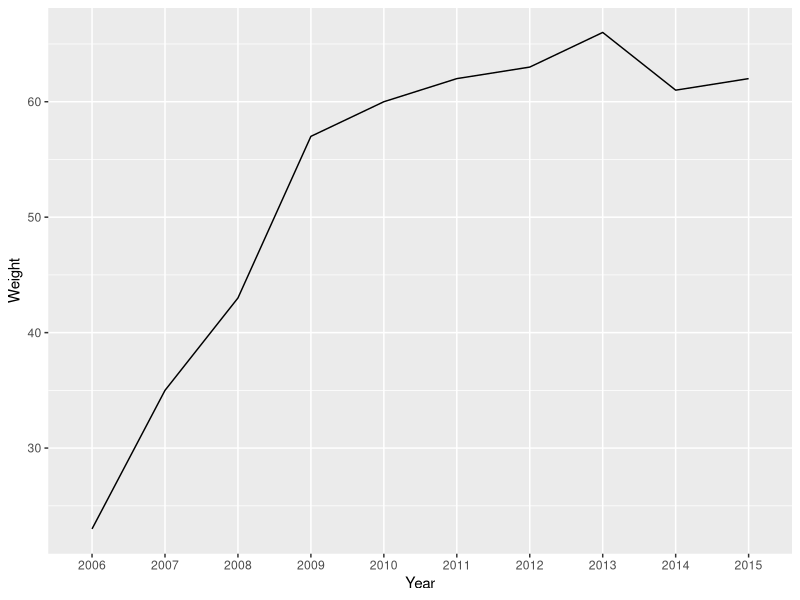
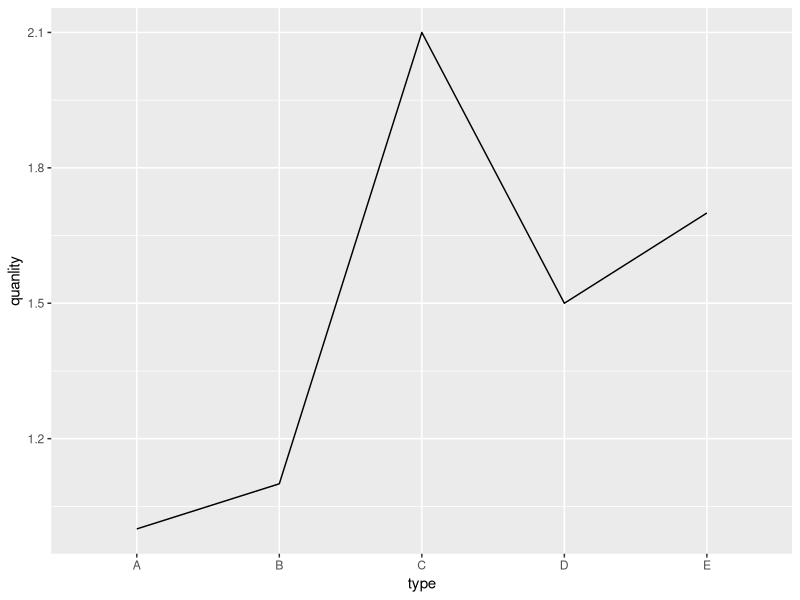
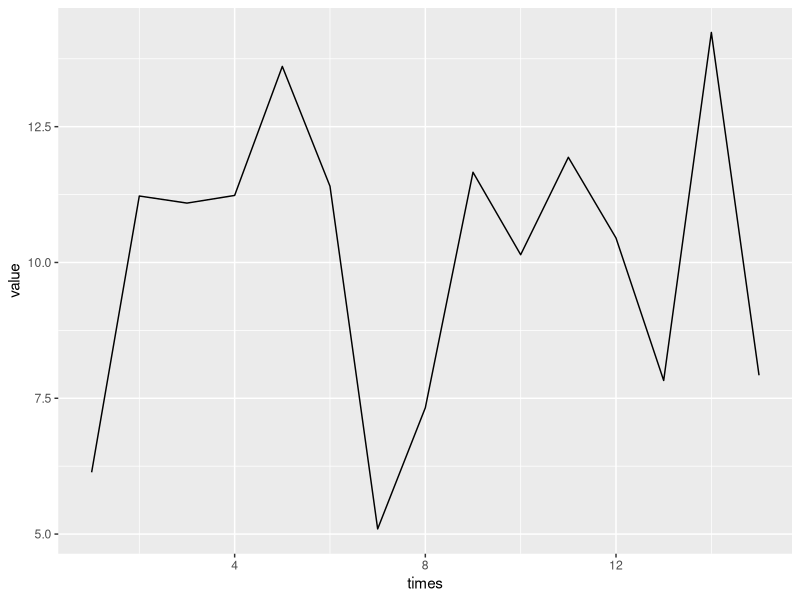

The R source for these figures, in order: (Note: this script raises an error after producing the figures.)
#一、绘制单条折线图：
library(ggplot2)
#有关时间序列的折线图
library(lubridate)    #处理日期时间相关的R包，非常有用，强烈推荐
Year <- year(seq(from = as.Date('2006-01-01'), to = as.Date('2015-01-01'), by = 'year'))
Weight <- c(23,35,43,57,60,62,63,66,61,62)
df <- data.frame(Year = Year, Weight = Weight)
ggplot(data = df, mapping = aes(x = factor(Year), y = Weight, group = 1)) + geom_line() + xlab('Year')

#有关离散变量的折线图
type <- c('A','B','C','D','E')
quanlity <- c(1,1.1,2.1,1.5,1.7)
df <- data.frame(type = type, quanlity = quanlity)
ggplot(data = df, mapping = aes(x = type, y = quanlity, group = 1)) + geom_line()

#有关连续变量的折线图
set.seed(1234)
times <- 1:15
value <- runif(15,min = 5,max = 15)
df <- data.frame(times = times, value = value)
ggplot(data = df, mapping = aes(x = times, y = value)) + geom_line()

#善于发现的你，可能会注意到上面三段代码有一个重要的不同之处，那就是第一段和第二段代码中含有‘group = 1’的设置。
#这样做是因为横坐标的属性设置为了因子，即将连续型的年份和离散型的字符转换为因子，如果不添加‘group = 1’这样的条件，
#绘图将会报错。故务必需要记住这里的易犯错误的点！

#往折线图中添加标记（点）
#当数据点密度比较小或采集分布(间隔)不均匀时，为折线图做上标记将会产生非常好的效果。处理的方法非常简单，
#只需在折线图的基础上再加上geom_point()函数即可。
set.seed(1234)
year <- c(1990,1995,2000,2003,2005,2006,2007,2008,2009,2010,2011,2012,2013,2014,2015)
value <- runif(15, min = 10, max = 50)
df <- data.frame(year = year, value = vlaue)
ggplot(data = df, mapping = aes(x = year, y = value)) + geom_line() + geom_point()




#二、绘制多条折线图
#上面绘制的都是单条这折线图，对于两个或两个以上的折线图该如何绘制呢？
#也很简单，只需将其他离散变量赋给诸如colour(线条颜色)和linetype(线条形状)的属性即可，具体参见下文例子。

#基于颜色的多条折线图
set.seed(1234)
year <- rep(1990:2015, times = 2)
type <- rep(c('A','B'),each = 26)
value <- c(runif(26),runif(26, min = 1,max = 1.5))
df <- data.frame(year = year, type = type, value = value)
ggplot(data = df, mapping = aes(x = year, y = value, colour = type)) + geom_line()
#基于形状的多条折线图
ggplot(data = df, mapping = aes(x = year, y = value, linetype = type)) + geom_line()
#注：同样需要注意的是，在绘制多条折线图时，如果横坐标为因子，必须还得加上‘group=分组变量’的参数，否则报错或绘制出错误的图形。



#以上绘制的折线图，均采用默认格式，不论是颜色、形状、大小还是透明度，均没有给出自定义的格式。其实ggplot2包也是允许用户根据自己的想法设置这些属性的。
#自定义线条或点的颜色--scale_color_manual()
#自定义线条类型--scale_linetype_manual()
#自定义点的形状--scale_shape_manual()
#自定义点的大小或线条的宽度--scale_size_manual()
#自定义透明度--scale_alpha_manual()
ggplot(data = df, mapping = aes(x = year, y = value, linetype = type, colour = type, 
                                shape = type, fill = type)) + geom_line() + geom_point()+ 
  scale_linetype_manual(values = c(1,2)) + 
  scale_color_manual(values = c('steelblue','darkred')) + 
  scale_shape_manual(values = c(21,23)) + 
  scale_fill_manual(values = c('red','black'))


#三、绘制堆积面积图
#绘制堆叠的面积图只需要geom_area()函数再加上一个离散变量映射到fill就可以轻松实现，先忙咱小试牛刀一下。
set.seed(1234)
year <- rep(1990:2015, times = 2)
type <- rep(c('A','B'),each = 26)
value <- c(runif(26),runif(26, min = 1,max = 1.5))
df <- data.frame(year = year, type = type, value = value)
ggplot(data = df, mapping = aes(x = year, y = value, fill = type)) + geom_area()
#堆叠的顺序与图例的顺序相同，加入guides()函数
ggplot(data = df, mapping = aes(x = year, y = value, fill = type)) + geom_area() + 
  guides(fill = guide_legend(reverse = TRUE))
#为每一块面积图的顶部加上一条直线
ggplot(data = df, mapping = aes(x = year, y = value, fill = type)) + 
  geom_area(colour = 'black', size =1, alpha = 0.7) + 
  guides(fill = guide_legend(reverse = TRUE))
#其中，colour设置面积图边框的颜色；size设置边框线的粗细；alpha设置面积图和边框线的透明度。

ggplot(data = df, mapping = aes(x = year, y = value, fill = type)) + 
  geom_area(alpha = 0.6) + 
  geom_line(colour = 'black', size = 1, position = 'stack', alpha = 0.6) + 
  guides(fill = guide_legend(reverse = TRUE))
#该方法是通过添加堆叠线条（必须设置geom_line()中position参数为‘stack’，否则只是添加了两条线，无法与面积图的顶部重合）。
#这两幅图的区别在于第二种方式没有绘制面积图左右边框和底边框。在实际应用中，建议不要在面积图中绘制边框线，因为边框的存在可能产生误导

#四、绘制百分比堆积面积图
set.seed(1234)
year <- rep(1990:2015, times = 4)
type <- rep(c('A','B','C','D'),each = 26)
value <- c(runif(26),runif(26, min = 1,max = 1.5), runif(26, min = 1.5,max = 2), 
           runif(26, min = 2,max = 2.5))
df <- data.frame(year = year, type = type, value = value)
ggplot(data = df, mapping = aes(x = year, y = value, fill = type)) + 
  geom_area(position = 'fill', alpha = 0.6) + 
  guides(fill = guide_legend(reverse = TRUE))
#但通过这种方式(（设置面积图的positon='fill'）存在一点点小缺陷，即无法绘制出百分比堆积面积图顶部的线条，
#该如何实现呢？这里只需要对原始数据集做一步汇总工作，让后按部就班的绘制面积图即可

library(dplyr)
df_by_type <- group_by(.data = df, year)
df_summarize <- mutate(.data = df_by_type, value2 = value/sum(value))
ggplot(data = df_summarize, mapping = aes(x = year, y = value2, fill = type)) + 
  geom_area(alpha = 0.6) + 
  geom_line(colour = 'black', size = 1, position = 'stack', alpha = 0.6) + 
  guides(fill = guide_legend(reverse = TRUE))